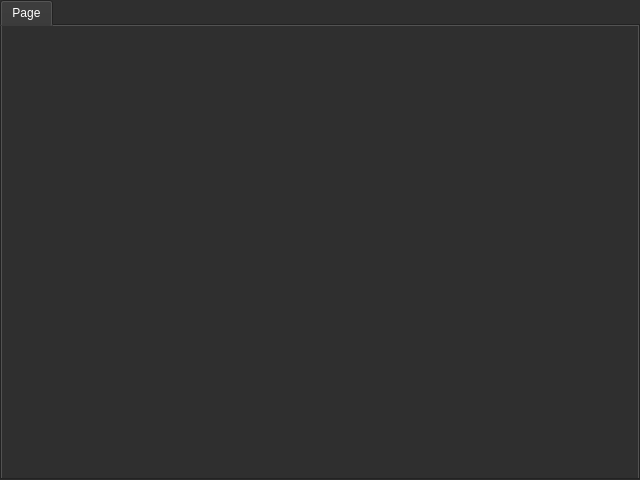
<?xml version="1.0" encoding="UTF-8"?>
<ui version="4.0">
 <class>TabWidget</class>
 <widget class="QTabWidget" name="TabWidget">
  <property name="geometry">
   <rect>
    <x>0</x>
    <y>0</y>
    <width>640</width>
    <height>480</height>
   </rect>
  </property>
  <property name="windowTitle">
   <string>TabWidget</string>
  </property>
  <property name="styleSheet">
   <string notr="true">background-color: rgb(47, 47, 47);
color: rgb(255, 255, 255);</string>
  </property>
  <widget class="QWidget" name="tab">
   <attribute name="title">
    <string>Page</string>
   </attribute>
  </widget>
 </widget>
 <resources/>
 <connections/>
</ui>
